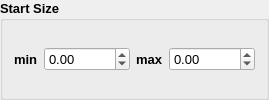
      <widget class="QGroupBox" name="grpVelocity_3">
       <property name="font">
        <font>
         <pointsize>10</pointsize>
         <weight>75</weight>
         <bold>true</bold>
        </font>
       </property>
       <property name="title">
        <string>Start Size</string>
       </property>
       <layout class="QHBoxLayout" name="horizontalLayout_12">
        <item>
         <layout class="QHBoxLayout" name="horizontalLayout_13">
          <item>
           <widget class="QLabel" name="label_28">
            <property name="font">
             <font>
              <pointsize>10</pointsize>
              <weight>75</weight>
              <bold>true</bold>
             </font>
            </property>
            <property name="text">
             <string>min</string>
            </property>
           </widget>
          </item>
          <item>
           <widget class="QDoubleSpinBox" name="start_size_x">
            <property name="font">
             <font>
              <weight>50</weight>
              <bold>false</bold>
             </font>
            </property>
            <property name="minimum">
             <double>-10000.000000000000000</double>
            </property>
            <property name="maximum">
             <double>10000.000000000000000</double>
            </property>
           </widget>
          </item>
          <item>
           <widget class="QLabel" name="label_29">
            <property name="font">
             <font>
              <pointsize>10</pointsize>
              <weight>75</weight>
              <bold>true</bold>
             </font>
            </property>
            <property name="text">
             <string>max</string>
            </property>
           </widget>
          </item>
          <item>
           <widget class="QDoubleSpinBox" name="start_size_y">
            <property name="font">
             <font>
              <weight>50</weight>
              <bold>false</bold>
             </font>
            </property>
            <property name="minimum">
             <double>-10000.000000000000000</double>
            </property>
            <property name="maximum">
             <double>10000.000000000000000</double>
            </property>
           </widget>
          </item>
         </layout>
        </item>
       </layout>
      </widget>
